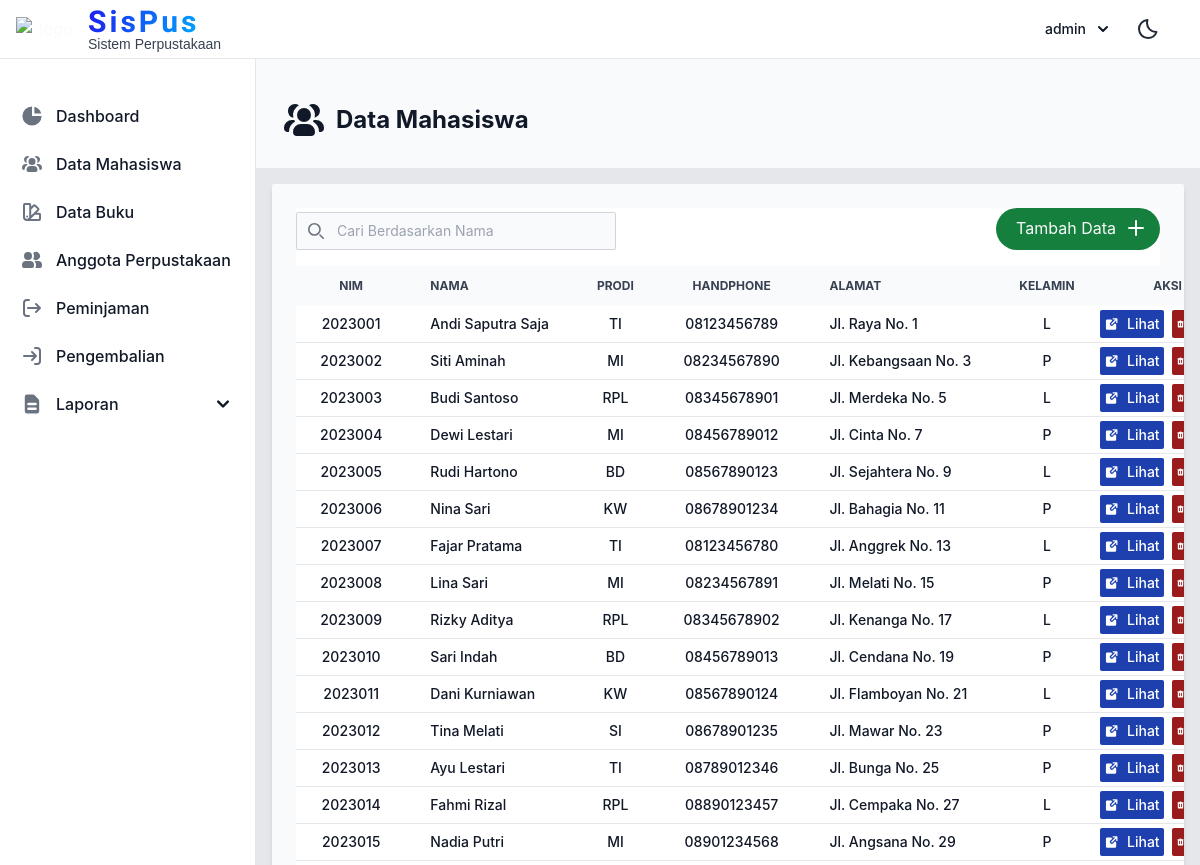
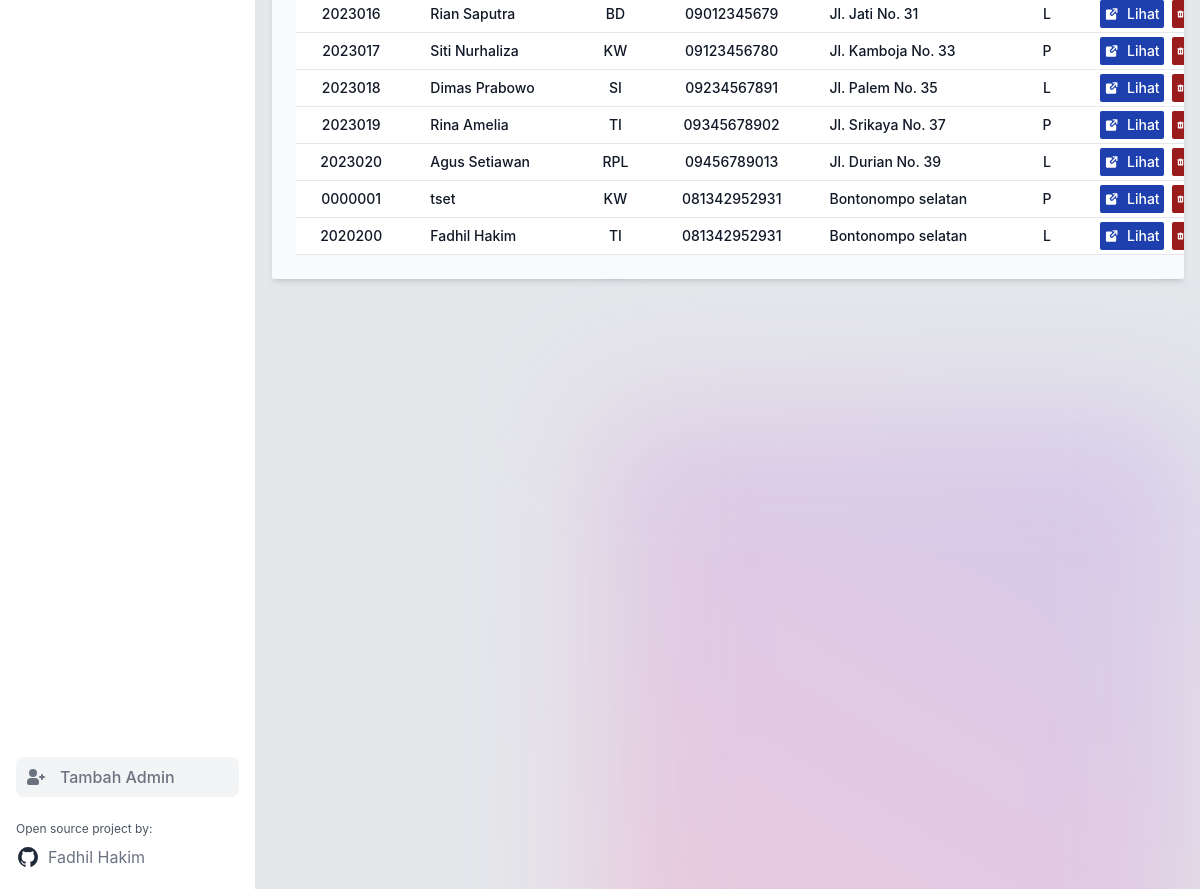
Screenshot of /data_mahasiswa (signed in) with the database file from the repository (2 pictures, top to bottom).
### tables this page shows
CREATE TABLE IF NOT EXISTS `biodata_mahasiswa` (
  `id` int(15) NOT NULL AUTO_INCREMENT,
  `nim` varchar(20) DEFAULT NULL,
  `nama` varchar(100) DEFAULT NULL,
  `kode_program_studi` varchar(4) DEFAULT 'TI',
  `kode_agama` varchar(2) DEFAULT 'IS',
  `tempat_lahir` varchar(100) DEFAULT '-',
  `tanggal_lahir` date DEFAULT NULL,
  `jenis_kelamin` enum('L','P') DEFAULT 'L',
  `alamat` varchar(100) DEFAULT 'MAKASSAR',
  `kota` varchar(100) DEFAULT 'MAKASSAR',
  `kode_propinsi` varchar(10) DEFAULT 'SULSEL',
  `kode_pos` varchar(50) DEFAULT '0000',
  `telpon` varchar(40) DEFAULT '0',
  `handphone` varchar(40) DEFAULT '-',
  `hobi` varchar(100) DEFAULT '-',
  `wali` varchar(100) DEFAULT '-',
  `alamat_wali` varchar(100) DEFAULT '-',
  `telpon_wali` varchar(100) DEFAULT '-',
  `tahun_masuk` varchar(4) DEFAULT '0000',
  `last_update` datetime DEFAULT CURRENT_TIMESTAMP,
  `userid` varchar(50) DEFAULT NULL,
  PRIMARY KEY (`id`) USING BTREE,
  UNIQUE KEY `nim` (`nim`) USING BTREE,
  KEY `kode_propinsi` (`kode_propinsi`) USING BTREE,
  KEY `kode_agama` (`kode_agama`) USING BTREE,
  KEY `kode_program_studi` (`kode_program_studi`) USING BTREE,
  CONSTRAINT `FK_biodata_mahasiswa_agama` FOREIGN KEY (`kode_agama`) REFERENCES `agama` (`kode`),
  CONSTRAINT `FK_biodata_mahasiswa_program_studi` FOREIGN KEY (`kode_program_studi`) REFERENCES `program_studi` (`kode_jurusan`),
  CONSTRAINT `FK_biodata_mahasiswa_propinsi` FOREIGN KEY (`kode_propinsi`) REFERENCES `propinsi` (`kode`)
);

### app/core/Controller.php (called while the page is built, shortened)
<?php
class Controller {
    public function render($view, $data = [], $title = '') {
        $viewPath = "../app/views/{$view}.php";
        if (file_exists($viewPath)) {
            extract($data);
            require_once $viewPath;
        } else {
            echo "View file not found.";
        }
    }
}

### app/controllers/data_mahasiswa.php (called while the page is built, shortened)
<?php
require_once '../app/models/DataMahasiswa.php';
class data_mahasiswa extends Controller
{
    public function index()
    {
        $dataMahasiswaModel = new DataMahasiswa();
        $mahasiswa = $dataMahasiswaModel->getAllMahasiswa();
        $prodi = $dataMahasiswaModel->loadProdi();
        $agamaa = $dataMahasiswaModel->loadAgama();
        $propinsi = $dataMahasiswaModel->loadProv();
        $userName = isLoggedIn();
        $this->render('data_mahasiswa', [
            'user' => $userName,
            'mahasiswa' => $mahasiswa,
            'prodi' => $prodi,
            'agamaa' => $agamaa,
            'propinsi' => $propinsi
        ], 'Data Mahasiswa');
    }
}

### app/core/App.php (called while the page is built, shortened)
<?php
class App {
    protected $method = 'index';
    protected $params = [];
    public function __construct()
    {
        $this->controller = new $this->controller;
        call_user_func_array([$this->controller, $this->method], $this->params);
    }
}

### public/index.php (called while the page is built, shortened)
<?php
require_once '../app/core/App.php';
require_once '../app/core/Controller.php';
$app = new App();

### app/models/DataMahasiswa.php (called while the page is built, shortened)
<?php
class DataMahasiswa {
    public function getAllMahasiswa() {
        $db = Database::getConnection();
        $query = "SELECT * FROM biodata_mahasiswa";
        $stmt = $db->prepare($query);
        $stmt->execute();
        return $stmt->fetchAll(PDO::FETCH_ASSOC);
    }
}

### app/views/data_mahasiswa.php (the view, shortened to what this page needs)
<?php
require 'components/layout.php';
include 'components/nav.php';
?>
<div class="md:ml-64 block bg-gray-50 dark:bg-gray-900">
    <br><br><br><br>
    <div class="flex items-center justify-between">
        <h2 class="text-2xl ml-6 font-bold text-gray-900 dark:text-white flex items-center">
            Data Mahasiswa
        </h2>
    </div>
    <br>
</div>
<main class="p-2 md:ml-64 h-auto dark:text-gray-50 h-full lg:flex justify-evenly items-top">
<?php if(!isset($id)) : ?>
    <section class="w-full h-full p-2 mx-0">
        <div class="relative overflow-x-auto shadow-md sm:rounded-sm p-6 bg-gray-50 dark:bg-gray-900">
        <?php if(!isset($id)) : ?>
            <form action="/data_mahasiswa/search" method="get">
                <div class="pb-4 bg-white dark:bg-gray-900 flex justify-between">
                    <div class="relative mt-1">
                        <div class="absolute inset-y-0 rtl:inset-r-0 start-0 flex items-center ps-3 pointer-events-none">
                        </div>
                        <input type="text" id="name" name="name" value="<?php if(isset($old)) { echo $old; } ?>" autocomplete="off" class="block pt-2 ps-10 text-sm text-gray-900 border border-gray-300 rounded-sm w-80 bg-gray-50 focus:ring-blue-500 focus:border-blue-500 dark:bg-gray-700 dark:border-gray-600 dark:placeholder-gray-400 dark:text-white dark:focus:ring-blue-500 dark:focus:border-blue-500" placeholder="Cari Berdasarkan Nama">
                    </div>
                    <div class="text-center p-2 bg-green-700 rounded-full hover:bg-green-900 dark:bg-gray-700 dark:hover:bg-gray-800">
                        <a href="/data_mahasiswa/input" class="flex items-middle align-middle px-1">
                            <span class="px-2">Tambah Data</span>
                            <svg class="w-6 h-6 text-gray-800 text-white" aria-hidden="true" xmlns="http://www.w3.org/2000/svg" width="24" height="24" fill="none" viewBox="0 0 24 24">
                             <path stroke="currentColor" stroke-linecap="round" stroke-linejoin="round" stroke-width="2" d="M5 12h14m-7 7V5"/>
                            </svg>
                        </a>
                    </div>
                </div>
            </form>
        <?php endif; ?>
            <table class="w-full text-sm text-left rtl:text-right text-gray-500 dark:text-gray-400">
                <thead class="text-xs text-gray-700 uppercase bg-gray-50 dark:bg-gray-700 dark:text-gray-400">
                    <tr>
                        <th scope="col" class="px-6 py-3 text-center">
                            Nim
                        </th>
                        <th scope="col" class="px-6 py-3">
                            Nama
                        </th>
                        <th scope="col" class="px-6 py-3 text-center">
                            Prodi
                        </th>
                        <th scope="col" class="px-6 py-3 text-center">
                            Handphone
                        </th>
                        <th scope="col" class="px-6 py-3">
                            Alamat
                        </th>
                        <th scope="col" class="px-6 py-3 text-center">
                            Kelamin
                        </th>
                        <th scope="col" class="px-6 py-3 text-center">
                            Aksi
                        </th>
                    </tr>
                </thead>
                <tbody>
                    <?php foreach ($mahasiswa as $row): ?>
                        <tr class="bg-white border-b dark:bg-gray-800 dark:border-gray-700 hover:bg-gray-50 dark:hover:bg-gray-600">
                            <th scope="row" class="px-6 py-2 font-medium text-gray-900 whitespace-nowrap dark:text-white text-center">
                                <?= isset($row['nim']) ? $row['nim'] : 'Tidak ada'; ?>
                            </th>
                            <td class="px-6 py-2">
                                <p class="font-medium text-gray-900 whitespace-nowrap dark:text-white"><?= htmlspecialchars($row['nama']); ?></p>
                            </td>
                            <td class="px-6 py-2 text-center">
                                <p class="font-medium text-gray-900 whitespace-nowrap dark:text-white"><?= htmlspecialchars($row['kode_program_studi']); ?></p>
                            </td>
                            <td class="px-6 py-2 text-center">
                                <p class="font-medium text-gray-900 whitespace-nowrap dark:text-white"><?= htmlspecialchars($row['handphone']); ?></p>
                            </td>
                            <td class="px-6 py-2">
                                <p class="font-medium text-gray-900 whitespace-nowrap dark:text-white"><?= htmlspecialchars($row['alamat']); ?></p>
                            </td>
                            <td class="px-6 py-2 text-center">
                                <p class="font-medium text-gray-900 whitespace-nowrap dark:text-white"><?= htmlspecialchars($row['jenis_kelamin']); ?></p>
                            </td>
                            <td class="mx-auto text-center">
                                <div class="flex justify-evenly">
                                    <a href="/data_mahasiswa/detail/<?= $row['id']; ?>" class="col-span-1 font-medium text-white dark:text-white hover:underline bg-blue-800 hover:bg-blue-900 flex items-center align-center p-1 px-auto rounded-sm w-16 mr-2">
                                        Lihat
                                    </a>
                                    <form method="POST" action="/data_mahasiswa/delete" onsubmit="return confirm('Apakah Anda yakin ingin menghapus data ini?');" style="display:inline;">
                                        <button type="submit" class="col-span-1 font-medium text-white dark:text-white hover:underline bg-red-800 hover:bg-red-900 flex items-center align-center p-1 px-auto rounded-sm w-16">
                                        </button>
                                    </form>
                                </div>
                            </td>
                        </tr>
                    <?php endforeach; ?>
                </tbody>
            </table>
        </div>
    </section>
    <?php endif; ?>
</main>
<?php
 require 'components/byutipulbg.php';
?>

### rows the page displays
biodata_mahasiswa: nim "2023001", nama "Andi Saputra Saja", kode_program_studi "TI", handphone "08123456789", alamat "Jl. Raya No. 1", jenis_kelamin "L"
biodata_mahasiswa: nim "2023002", nama "Siti Aminah", kode_program_studi "MI", handphone "08234567890", alamat "Jl. Kebangsaan No. 3", jenis_kelamin "P"
biodata_mahasiswa: nim "2023003", nama "Budi Santoso", kode_program_studi "RPL", handphone "08345678901", alamat "Jl. Merdeka No. 5", jenis_kelamin "L"
biodata_mahasiswa: nim "2023004", nama "Dewi Lestari", kode_program_studi "MI", handphone "08456789012", alamat "Jl. Cinta No. 7", jenis_kelamin "P"
biodata_mahasiswa: nim "2023005", nama "Rudi Hartono", kode_program_studi "BD", handphone "08567890123", alamat "Jl. Sejahtera No. 9", jenis_kelamin "L"
biodata_mahasiswa: nim "2023006", nama "Nina Sari", kode_program_studi "KW", handphone "08678901234", alamat "Jl. Bahagia No. 11", jenis_kelamin "P"
biodata_mahasiswa: nim "2023007", nama "Fajar Pratama", kode_program_studi "TI", handphone "08123456780", alamat "Jl. Anggrek No. 13", jenis_kelamin "L"
biodata_mahasiswa: nim "2023008", nama "Lina Sari", kode_program_studi "MI", handphone "08234567891", alamat "Jl. Melati No. 15", jenis_kelamin "P"
biodata_mahasiswa: nim "2023009", nama "Rizky Aditya", kode_program_studi "RPL", handphone "08345678902", alamat "Jl. Kenanga No. 17", jenis_kelamin "L"
biodata_mahasiswa: nim "2023010", nama "Sari Indah", kode_program_studi "BD", handphone "08456789013", alamat "Jl. Cendana No. 19", jenis_kelamin "P"
biodata_mahasiswa: nim "2023011", nama "Dani Kurniawan", kode_program_studi "KW", handphone "08567890124", alamat "Jl. Flamboyan No. 21", jenis_kelamin "L"
biodata_mahasiswa: nim "2023012", nama "Tina Melati", kode_program_studi "SI", handphone "08678901235", alamat "Jl. Mawar No. 23", jenis_kelamin "P"
biodata_mahasiswa: nim "2023013", nama "Ayu Lestari", kode_program_studi "TI", handphone "08789012346", alamat "Jl. Bunga No. 25", jenis_kelamin "P"
biodata_mahasiswa: nim "2023014", nama "Fahmi Rizal", kode_program_studi "RPL", handphone "08890123457", alamat "Jl. Cempaka No. 27", jenis_kelamin "L"
biodata_mahasiswa: nim "2023015", nama "Nadia Putri", kode_program_studi "MI", handphone "08901234568", alamat "Jl. Angsana No. 29", jenis_kelamin "P"
biodata_mahasiswa: nim "2023016", nama "Rian Saputra", kode_program_studi "BD", handphone "09012345679", alamat "Jl. Jati No. 31", jenis_kelamin "L"
biodata_mahasiswa: nim "2023017", nama "Siti Nurhaliza", kode_program_studi "KW", handphone "09123456780", alamat "Jl. Kamboja No. 33", jenis_kelamin "P"
biodata_mahasiswa: nim "2023018", nama "Dimas Prabowo", kode_program_studi "SI", handphone "09234567891", alamat "Jl. Palem No. 35", jenis_kelamin "L"
biodata_mahasiswa: nim "2023019", nama "Rina Amelia", kode_program_studi "TI", handphone "09345678902", alamat "Jl. Srikaya No. 37", jenis_kelamin "P"
biodata_mahasiswa: nim "2023020", nama "Agus Setiawan", kode_program_studi "RPL", handphone "09456789013", alamat "Jl. Durian No. 39", jenis_kelamin "L"
biodata_mahasiswa: nim "0000001", nama "tset", kode_program_studi "KW", handphone "081342952931", alamat "Bontonompo selatan", jenis_kelamin "P"
biodata_mahasiswa: nim "2020200", nama "Fadhil Hakim", kode_program_studi "TI", handphone "081342952931", alamat "Bontonompo selatan", jenis_kelamin "L"

### other values shown
$user['username'] "admin"
